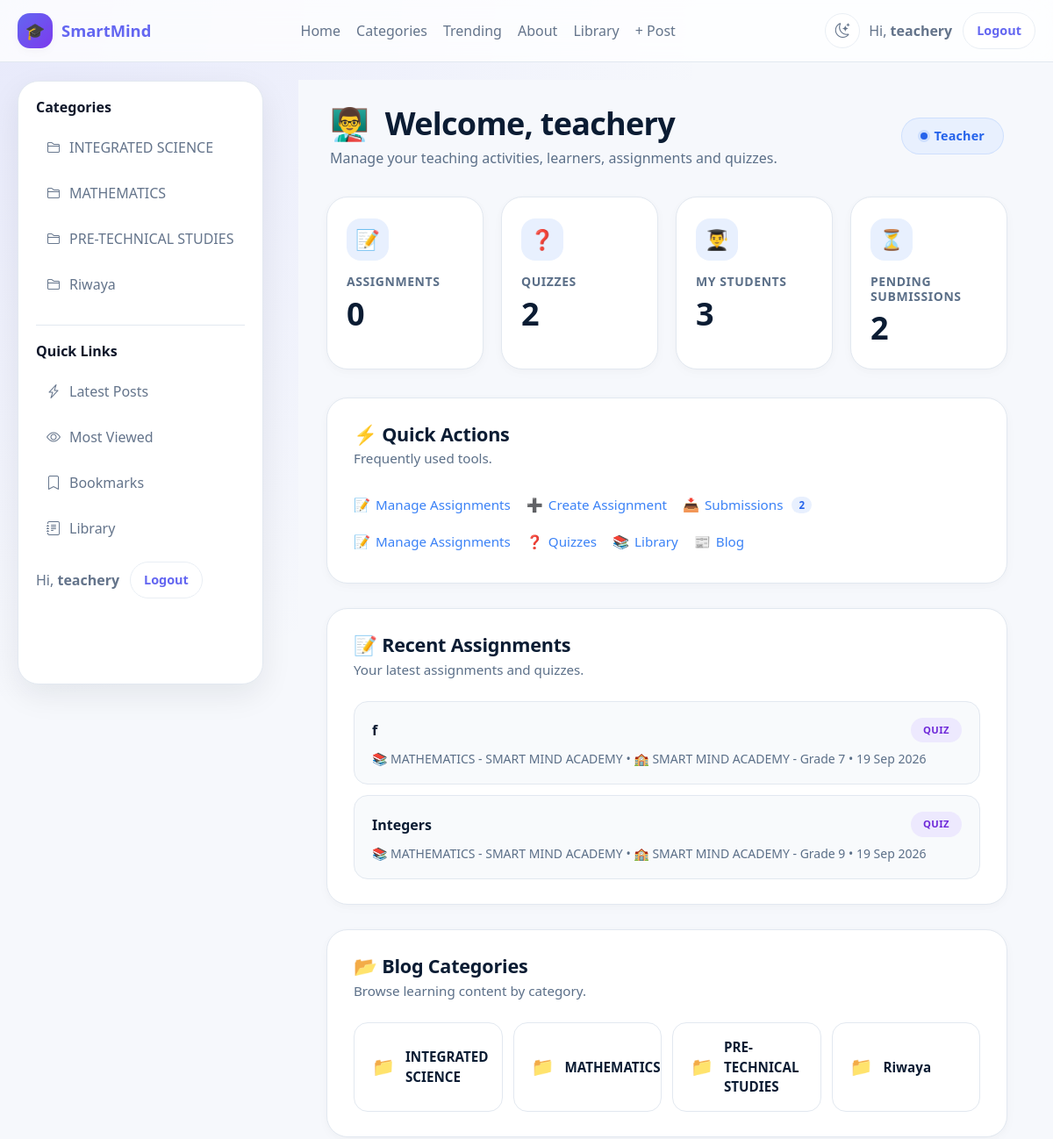
The page /accounts/teacher/dashboard/ (signed in, upper part) on the database as committed earlier.
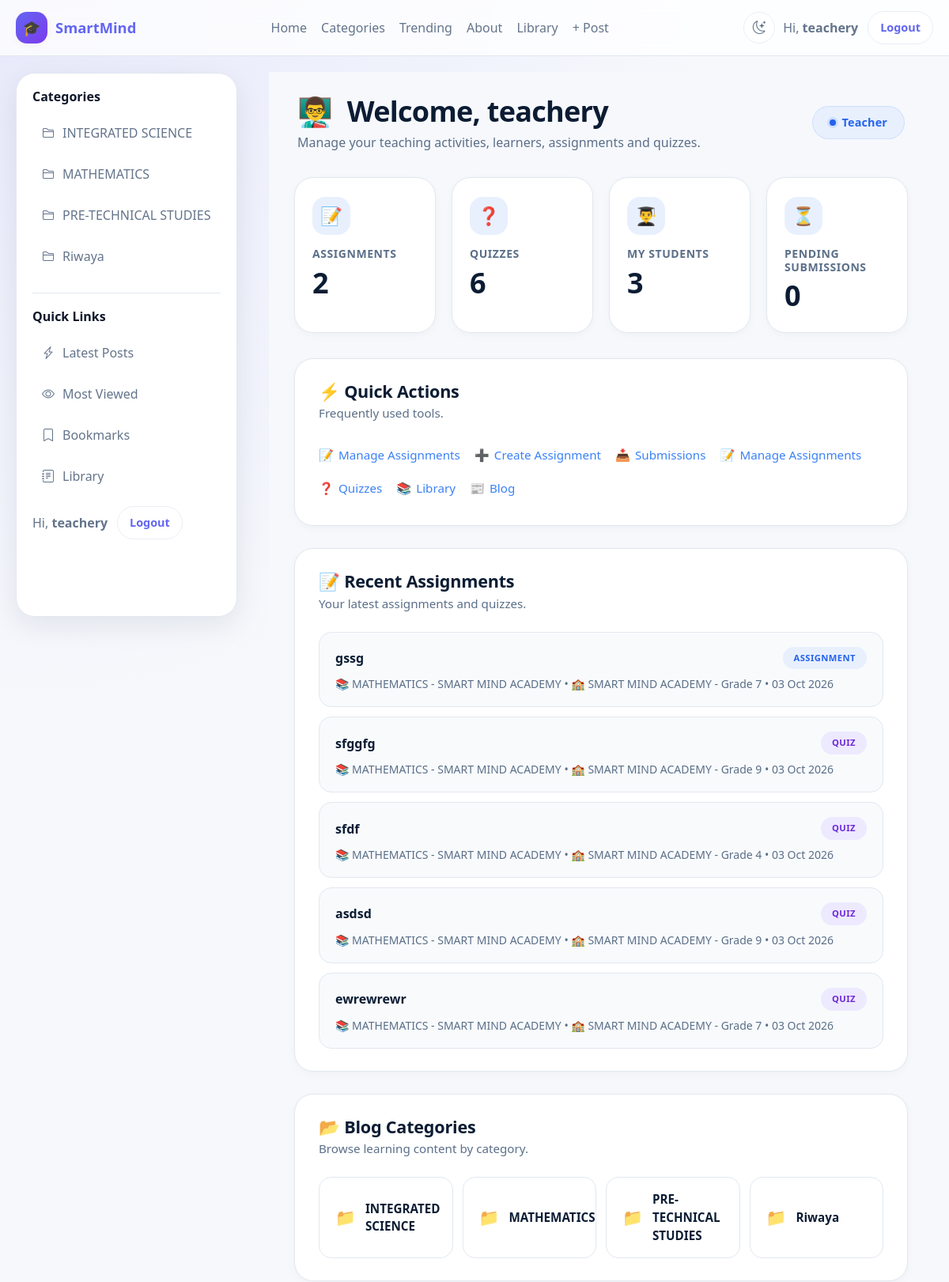
The same page on the database as committed later.
### blog/models.py (models this page shows, shortened)
class Category(models.Model):
    name = models.CharField(
        max_length=100,
        unique=True
    )
    slug = models.SlugField(
        max_length=110,
        unique=True,
        blank=True
    )
    class Meta:
        verbose_name_plural = "Categories"
        ordering = ["name"]

### assignments/models.py (models this page shows, shortened)
class Assignment(models.Model):
    ASSIGNMENT_TYPES = (
        ('essay', 'Essay / Written'),
        ('quiz', 'Multiple Choice Quiz'),
        ('mixed', 'Mixed'),
    )
    title = models.CharField(max_length=200)
    description = CKEditor5Field("Description", config_name="default")
    teacher = models.ForeignKey(
        'accounts.User',
        on_delete=models.CASCADE,
        related_name="created_assignments"
    )
    from .storage import AssignmentStorage
    attachment = models.FileField(
        storage=AssignmentStorage(),
        upload_to="",
        blank=True,
        null=True,
    )
    school_class = models.ForeignKey(
        'schools.SchoolClass',
        on_delete=models.CASCADE,
        related_name="assignments",
    )
    subject = models.ForeignKey(
        "Subject",
        on_delete=models.CASCADE,
        related_name="assignments"
    )
    assignment_type = models.CharField(
        max_length=20,
        choices=ASSIGNMENT_TYPES,
        default='essay'
    )
    due_date = models.DateTimeField()
    total_marks = models.FloatField(default=100)
    duration_minutes = models.IntegerField(null=True, blank=True)
    is_timed = models.BooleanField(default=False)
    created_at = models.DateTimeField(auto_now_add=True)
    class Meta:
        ordering = ['-created_at']
        indexes = [
            models.Index(fields=["school_class"]),
            models.Index(fields=["subject"]),
            models.Index(fields=["teacher"]),
            models.Index(fields=["due_date"]),
        ]

class Subject(models.Model):
    school = models.ForeignKey(
        School,
        on_delete=models.CASCADE,
        related_name="subjects"
    )
    name = models.CharField(max_length=100)
    code = models.CharField(max_length=20, blank=True)
    class Meta:
        unique_together = ('school', 'name')
    def __str__(self):
        return f"{self.name} - {self.school.name}"

### schools/models.py (models this page shows, shortened)
class School(models.Model):
    name = models.CharField(max_length=255)
    code = models.SlugField(max_length=50, unique=True)
    slogan = models.CharField(max_length=255, blank=True)
    about = models.TextField(blank=True)
    logo = models.ImageField(
        upload_to="schools/logos/",
        blank=True,
        null=True
    )
    email = models.EmailField(blank=True)
    phone_number = models.CharField(max_length=20, blank=True)
    website = models.URLField(blank=True)
    address = models.CharField(max_length=255, blank=True)
    is_active = models.BooleanField(default=True)
    created_at = models.DateTimeField(auto_now_add=True)
    updated_at = models.DateTimeField(auto_now=True)
    class Meta:
        ordering = ["name"]

class SchoolClass(models.Model):
    LEVEL_CHOICES = [
        ("pre_primary", "Pre-Primary"),
        ("lower_primary", "Lower Primary"),
        ("upper_primary", "Upper Primary"),
        ("junior_school", "Junior School"),
        ("senior_school", "Senior School"),
    ]
    school = models.ForeignKey(
        School,
        on_delete=models.CASCADE,
        related_name="classes"
    )
    name = models.CharField(max_length=50)
    level = models.CharField(
        max_length=30,
        choices=LEVEL_CHOICES
    )
    order = models.PositiveSmallIntegerField(
        default=1,
        help_text="Used to sort classes."
    )
    is_active = models.BooleanField(default=True)
    class Meta:
        unique_together = ("school", "name")
        ordering = ["order", "name"]
    def __str__(self):
        return f"{self.school.name} - {self.name}"

### accounts/views.py (the view)
# urls.py: path('teacher/dashboard/', views.teacher_dashboard, name='teacher_dashboard'),
@login_required
def teacher_dashboard(request):
    teacher = request.user
    if getattr(teacher, "role", None) not in ("teacher", "school_admin"):
        return HttpResponseForbidden(
            "Only teachers and school admins can access this dashboard."
        )
    assignments = Assignment.objects.filter(
        teacher=teacher
    ).select_related("subject", "school_class").order_by("-created_at")
    assignment_count = assignments.exclude(assignment_type="quiz").count()
    quiz_count = assignments.filter(assignment_type="quiz").count()
    student_count = Enrollment.objects.filter(
        school_class__assignments__teacher=teacher,
        status="ACTIVE",
    ).values("student").distinct().count()
    pending_submissions = Submission.objects.filter(
        assignment__teacher=teacher,
        graded=False,
    ).count()
    blog_context = get_blog_context()
    role = getattr(teacher, "role", "") or "unknown"
    role_labels = {
        "teacher": "Teacher",
        "school_admin": "School Admin",
        "student": "Student",
        "parent": "Parent",
    }
    role_label = role_labels.get(role, role.replace("_", " ").title())
    return render(
        request,
        "teacher.html",
        {
            "assignments": assignments[:5],
            "assignment_count": assignment_count,
            "quiz_count": quiz_count,
            "student_count": student_count,
            "pending_submissions": pending_submissions,
            "role": role,
            "role_label": role_label,
            **blog_context,
        }
    )

### accounts/views.py (called while the page is built)
def get_blog_categories():
    categories = list(Category.objects.all().order_by("name"))
    published_posts = Post.objects.filter(
        status="published"
    ).select_related("author", "category").order_by("-created_at")
    posts_by_category = {}
    for post in published_posts:
        if post.category_id:
            posts_by_category.setdefault(post.category_id, []).append(post)
    for category in categories:
        category.dashboard_posts = posts_by_category.get(category.id, [])
    return categories

def get_blog_posts():
    return Post.objects.filter(
        status="published"
    ).select_related("author", "category").order_by("-created_at")[:5]

def get_blog_context():
    return {
        "posts": get_blog_posts(),
        "categories": get_blog_categories(),
    }

### dashboard/templates/teacher.html (shortened to what the changed rows need)
{% extends "base.html" %}
{% load static %}
{% block content %}
<div class="teacher-dashboard">
    <div class="teacher-header">
        <div>
            <h1>
                <span>
                    {% if role == "school_admin" %}🏫
                    {% elif role == "teacher" %}👨‍🏫
                    {% elif role == "student" %}👨‍🎓
                    {% else %}👤{% endif %}
                </span>
                Welcome,
                {{ request.user.first_name|default:request.user.username }}
            </h1>
        </div>
    </div>
    <div class="teacher-stats">
        <div class="teacher-stat">
            <div class="teacher-stat-icon">📝</div>
            <h3>{% if role == "school_admin" %}Total Assignments{% else %}Assignments{% endif %}</h3>
            <div class="teacher-stat-number">
                {{ assignment_count|default:0 }}
            </div>
        </div>
        <div class="teacher-stat">
            <div class="teacher-stat-icon">❓</div>
            <h3>Quizzes</h3>
            <div class="teacher-stat-number">
                {{ quiz_count|default:0 }}
            </div>
        </div>
        <div class="teacher-stat">
            <div class="teacher-stat-icon">⏳</div>
            <h3>Pending Submissions</h3>
            <div class="teacher-stat-number">
                {{ pending_submissions|default:0 }}
            </div>
        </div>
    </div>
    <section class="teacher-section">
        <div class="teacher-section-header">
            <h2>⚡ Quick Actions</h2>
        </div>
        <div class="teacher-actions">
            <a href="{% url 'submission_list' %}" class="teacher-action">
                <span>📥</span>
                <span>Submissions</span>
                {% if pending_submissions %}
                    <span class="pill">{{ pending_submissions }}</span>
                {% endif %}
            </a>
        </div>
    </section>
    <section class="teacher-section">
        <div class="teacher-section-header">
            <h2>📝 Recent Assignments</h2>
        </div>
        {% if assignments %}
            <div class="assignment-list">
                {% for assignment in assignments %}
                    <div class="assignment-item">
                        <div class="assignment-top">
                            <div class="assignment-title">
                                {{ assignment.title }}
                            </div>
                            <span class="assignment-type {% if assignment.assignment_type == 'quiz' %}quiz{% endif %}">
                                {% if assignment.assignment_type == "quiz" %}
                                    Quiz
                                {% else %}
                                    Assignment
                                {% endif %}
                            </span>
                        </div>
                        <div class="assignment-meta">
                            {% if assignment.subject %}
                                📚 {{ assignment.subject }}
                            {% endif %}
                            {% if assignment.school_class %}
                                • 🏫 {{ assignment.school_class }}
                            {% endif %}
                            {% if assignment.created_at %}
                                • {{ assignment.created_at|date:"d M Y" }}
                            {% endif %}
                        </div>
                    </div>
                {% endfor %}
            </div>
        {% else %}
            <div class="teacher-empty">
                <span class="empty-icon">📭</span>
                You have not created any assignments yet.
            </div>
        {% endif %}
    </section>
    <section class="teacher-section">
        <div class="teacher-section-header">
            <h2>📂 Blog Categories</h2>
        </div>
        {% if categories %}
            <div class="category-grid">
                {% for category in categories %}
                    <a href="{% url 'blog:category_post' category.slug %}"
                       class="category-card">
                        <span>📁</span>
                        <span>{{ category.name }}</span>
                    </a>
                {% endfor %}
            </div>
        {% else %}
            <div class="teacher-empty">
                <span class="empty-icon">🗂️</span>
                No blog categories available.
            </div>
        {% endif %}
    </section>
</div>
{% endblock %}

### blog/templates/base.html (shortened to what the changed rows need)
{% load static %}
<!DOCTYPE html>
<html lang="en" data-theme="light">
<head>
    <link href="https://cdn.jsdelivr.net/npm/bootstrap@5.3.7/dist/css/bootstrap.min.css" rel="stylesheet">
    <link rel="stylesheet" href="https://cdn.jsdelivr.net/npm/bootstrap-icons@1.11.3/font/bootstrap-icons.min.css">
    <link rel="stylesheet" href="{% static 'smartmind_ai/chatbot.css' %}">
    <link rel="stylesheet" href="{% static 'django_ckeditor_5/dist/styles.css' %}">
</head>
<body>
<div class="site-shell">
    <div class="layout">
        <aside class="sidebar d-none d-lg-block">
            <div class="sidebar-section">
                <div class="sidebar-links">
                    {% for category in categories %}
                        <a href="{% url 'blog:category_post' category.slug %}">
                            <i class="bi bi-folder2"></i>
                            <span>{{ category.name }}</span>
                        </a>
                    {% empty %}
                        <p class="text-muted mb-0">No categories available.</p>
                    {% endfor %}
                </div>
            </div>
        </aside>
        <main>
            <div class="content-wrap">
                {% block content %}{% endblock %}
            </div>
        </main>
    </div>
</div>
</body>
</html>

Rows that differ between the two databases and show on the page:
no longer on this page (row unchanged): Assignment: title "f", assignment_type "QUIZ", subject "MATHEMATICS - SMART MIND ACADEMY", school_class "SMART MIND ACADEMY - Grade 7", created_at "19 Sep 2026"
no longer on this page (row unchanged): Assignment: title "Integers", assignment_type "QUIZ", subject "MATHEMATICS - SMART MIND ACADEMY", school_class "SMART MIND ACADEMY - Grade 9", created_at "19 Sep 2026"
added Assignment: title "gssg", assignment_type "ASSIGNMENT", subject "MATHEMATICS - SMART MIND ACADEMY", school_class "SMART MIND ACADEMY - Grade 7", created_at "03 Oct 2026"
added Assignment: title "sfggfg", assignment_type "QUIZ", subject "MATHEMATICS - SMART MIND ACADEMY", school_class "SMART MIND ACADEMY - Grade 9", created_at "03 Oct 2026"
added Assignment: title "sfdf", assignment_type "QUIZ", subject "MATHEMATICS - SMART MIND ACADEMY", school_class "SMART MIND ACADEMY - Grade 4", created_at "03 Oct 2026"
added Assignment: title "asdsd", assignment_type "QUIZ", subject "MATHEMATICS - SMART MIND ACADEMY", school_class "SMART MIND ACADEMY - Grade 9", created_at "03 Oct 2026"
added Assignment: title "ewrewrewr", assignment_type "QUIZ", subject "MATHEMATICS - SMART MIND ACADEMY", school_class "SMART MIND ACADEMY - Grade 7", created_at "03 Oct 2026"
Other text that changed with them:
{{ assignment_count|default:0 }}: "0" → "2"
{{ quiz_count|default:0 }}: "2" → "6"
{{ pending_submissions|default:0 }}: "2" → "0"
{{ pending_submissions }}: "2" → (not shown)
